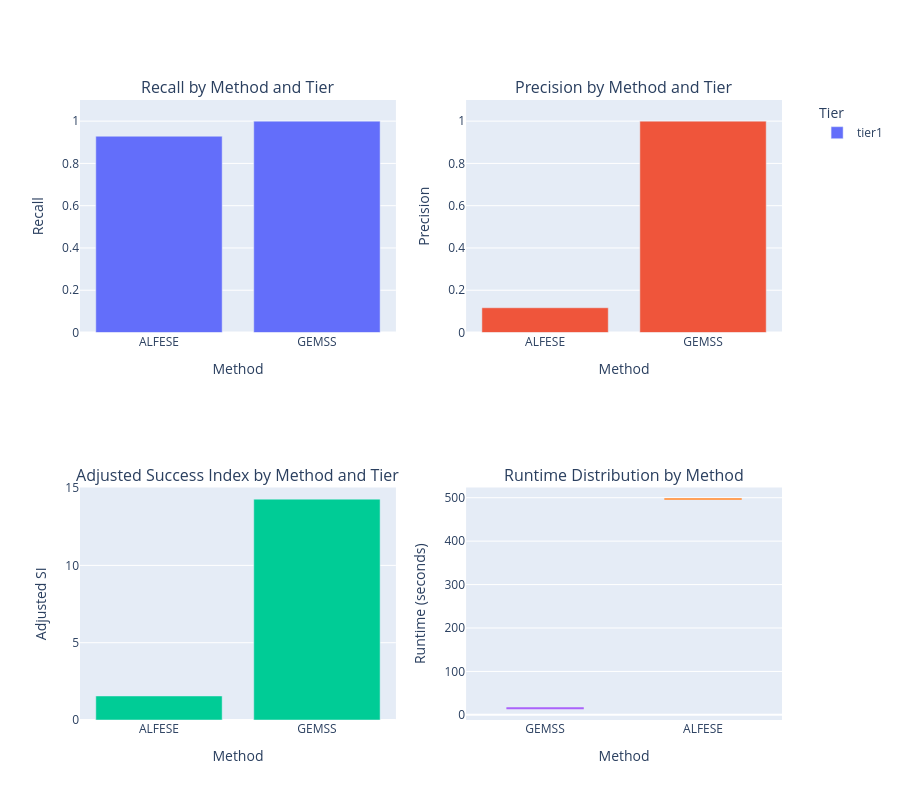

The notebook cell this image was saved under:
### Markdown cell above
## Performance Comparison

Compare methods across different metrics (Recall, Precision, Adjusted SI).

### Code cell
if df is not None and len(df_success) > 0:
    # Create subplots
    fig_perf = make_subplots(
        rows=2,
        cols=2,
        subplot_titles=(
            "Recall by Method and Tier",
            "Precision by Method and Tier",
            "Adjusted Success Index by Method and Tier",
            "Runtime Distribution by Method",
        ),
        specs=[
            [{"type": "bar"}, {"type": "bar"}],
            [{"type": "bar"}, {"type": "box"}],
        ],
    )

    # Recall by Method and Tier
    df_pivot_recall = df_success.pivot_table(
        values="Recall", index="Method", columns="Tier", aggfunc="mean"
    )
    for tier in df_pivot_recall.columns:
        fig_perf.add_trace(
            go.Bar(name=tier, x=df_pivot_recall.index, y=df_pivot_recall[tier]),
            row=1,
            col=1,
        )

    # Precision by Method and Tier
    df_pivot_prec = df_success.pivot_table(
        values="Precision", index="Method", columns="Tier", aggfunc="mean"
    )
    for tier in df_pivot_prec.columns:
        fig_perf.add_trace(
            go.Bar(
                name=tier,
                x=df_pivot_prec.index,
                y=df_pivot_prec[tier],
                showlegend=False,
            ),
            row=1,
            col=2,
        )

    # Adjusted SI by Method and Tier
    df_pivot_asi = df_success.pivot_table(
        values="Adjusted_SI", index="Method", columns="Tier", aggfunc="mean"
    )
    for tier in df_pivot_asi.columns:
        fig_perf.add_trace(
            go.Bar(
                name=tier,
                x=df_pivot_asi.index,
                y=df_pivot_asi[tier],
                showlegend=False,
            ),
            row=2,
            col=1,
        )

    # Runtime by Method
    for method in df_success["Method"].unique():
        method_data = df_success[df_success["Method"] == method]
        fig_perf.add_trace(
            go.Box(name=method, y=method_data["Runtime_Sec"], showlegend=False),
            row=2,
            col=2,
        )

    # Update layout
    fig_perf.update_yaxes(title_text="Recall", range=[0, 1.1], row=1, col=1)
    fig_perf.update_yaxes(title_text="Precision", range=[0, 1.1], row=1, col=2)
    fig_perf.update_yaxes(title_text="Adjusted SI", row=2, col=1)
    fig_perf.update_yaxes(title_text="Runtime (seconds)", row=2, col=2)
    fig_perf.update_xaxes(title_text="Method", row=1, col=1)
    fig_perf.update_xaxes(title_text="Method", row=1, col=2)
    fig_perf.update_xaxes(title_text="Method", row=2, col=1)
    fig_perf.update_xaxes(title_text="Method", row=2, col=2)

    fig_perf.update_layout(
        height=800,
        showlegend=True,
        barmode="group",
        legend=dict(title="Tier", x=1.05, y=1),
    )
    
    fig_perf.show()
else:
    print("No data available")

### Figure 1 — Plotly figure (JSON) as saved in the notebook; plotly's stock layout.template omitted (floating-point values rounded to 4 significant figures)
{"data": [{"name": "tier1", "type": "bar", "x": ["ALFESE", "GEMSS"], "xaxis": "x", "y": [0.9286, 1.0], "yaxis": "y"}, {"name": "tier1", "showlegend": false, "type": "bar", "x": ["ALFESE", "GEMSS"], "xaxis": "x2", "y": [0.1171, 1.0], "yaxis": "y2"}, {"name": "tier1", "showlegend": false, "type": "bar", "x": ["ALFESE", "GEMSS"], "xaxis": "x3", "y": [1.554, 14.29], "yaxis": "y3"}, {"name": "GEMSS", "showlegend": false, "type": "box", "xaxis": "x4", "y": [14.93], "yaxis": "y4"}, {"name": "ALFESE", "showlegend": false, "type": "box", "xaxis": "x4", "y": [496.7], "yaxis": "y4"}], "layout": {"annotations": [{"font": {"size": 16}, "showarrow": false, "text": "Recall by Method and Tier", "x": 0.225, "xanchor": "center", "xref": "paper", "y": 1, "yanchor": "bottom", "yref": "paper"}, {"font": {"size": 16}, "showarrow": false, "text": "Precision by Method and Tier", "x": 0.775, "xanchor": "center", "xref": "paper", "y": 1, "yanchor": "bottom", "yref": "paper"}, {"font": {"size": 16}, "showarrow": false, "text": "Adjusted Success Index by Method and Tier", "x": 0.225, "xanchor": "center", "xref": "paper", "y": 0.375, "yanchor": "bottom", "yref": "paper"}, {"font": {"size": 16}, "showarrow": false, "text": "Runtime Distribution by Method", "x": 0.775, "xanchor": "center", "xref": "paper", "y": 0.375, "yanchor": "bottom", "yref": "paper"}], "barmode": "group", "height": 800, "legend": {"title": {"text": "Tier"}, "x": 1.05, "y": 1}, "showlegend": true, "xaxis": {"anchor": "y", "domain": [0, 0.45], "title": {"text": "Method"}}, "xaxis2": {"anchor": "y2", "domain": [0.55, 1], "title": {"text": "Method"}}, "xaxis3": {"anchor": "y3", "domain": [0, 0.45], "title": {"text": "Method"}}, "xaxis4": {"anchor": "y4", "domain": [0.55, 1], "title": {"text": "Method"}}, "yaxis": {"anchor": "x", "domain": [0.625, 1], "range": [0, 1.1], "title": {"text": "Recall"}}, "yaxis2": {"anchor": "x2", "domain": [0.625, 1], "range": [0, 1.1], "title": {"text": "Precision"}}, "yaxis3": {"anchor": "x3", "domain": [0, 0.375], "title": {"text": "Adjusted SI"}}, "yaxis4": {"anchor": "x4", "domain": [0, 0.375], "title": {"text": "Runtime (seconds)"}}}}
